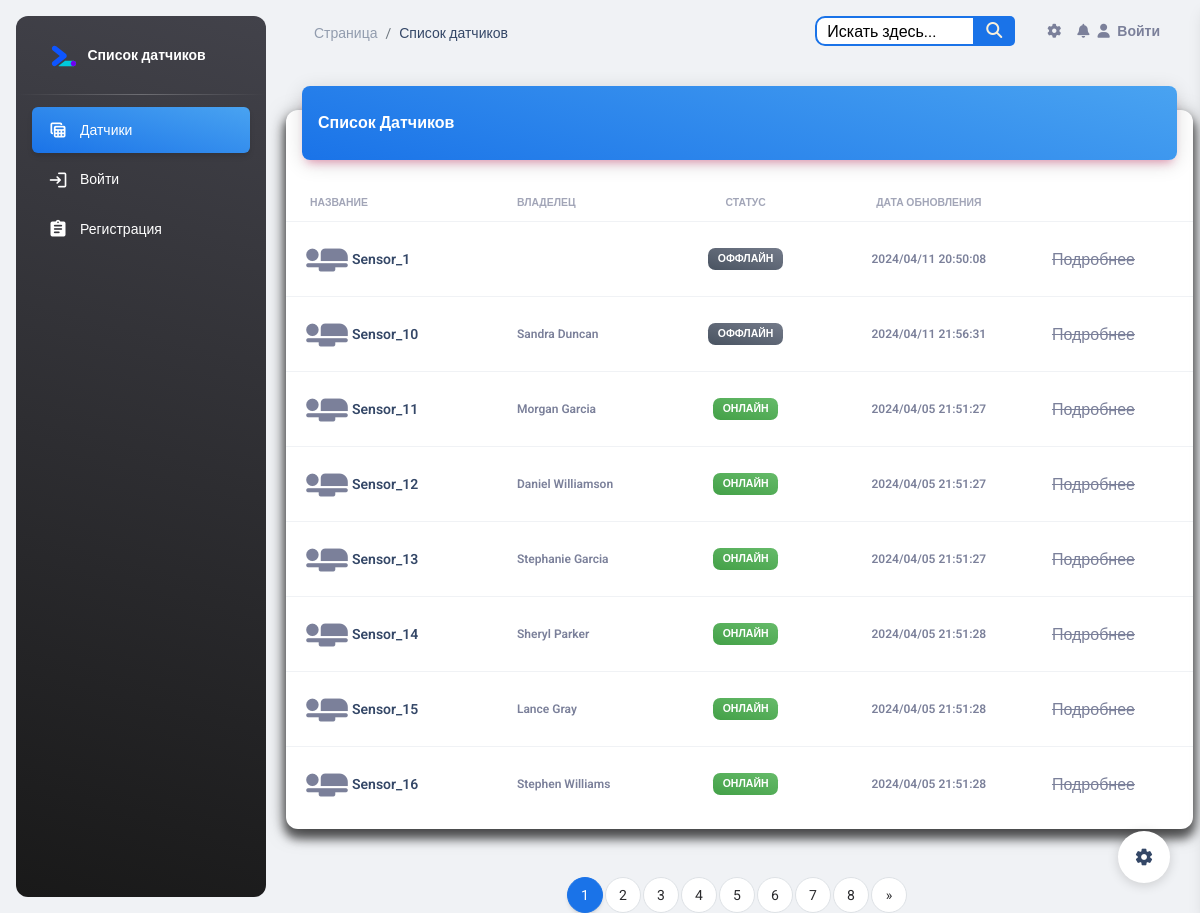
/, run on an earlier commit of the app's database.
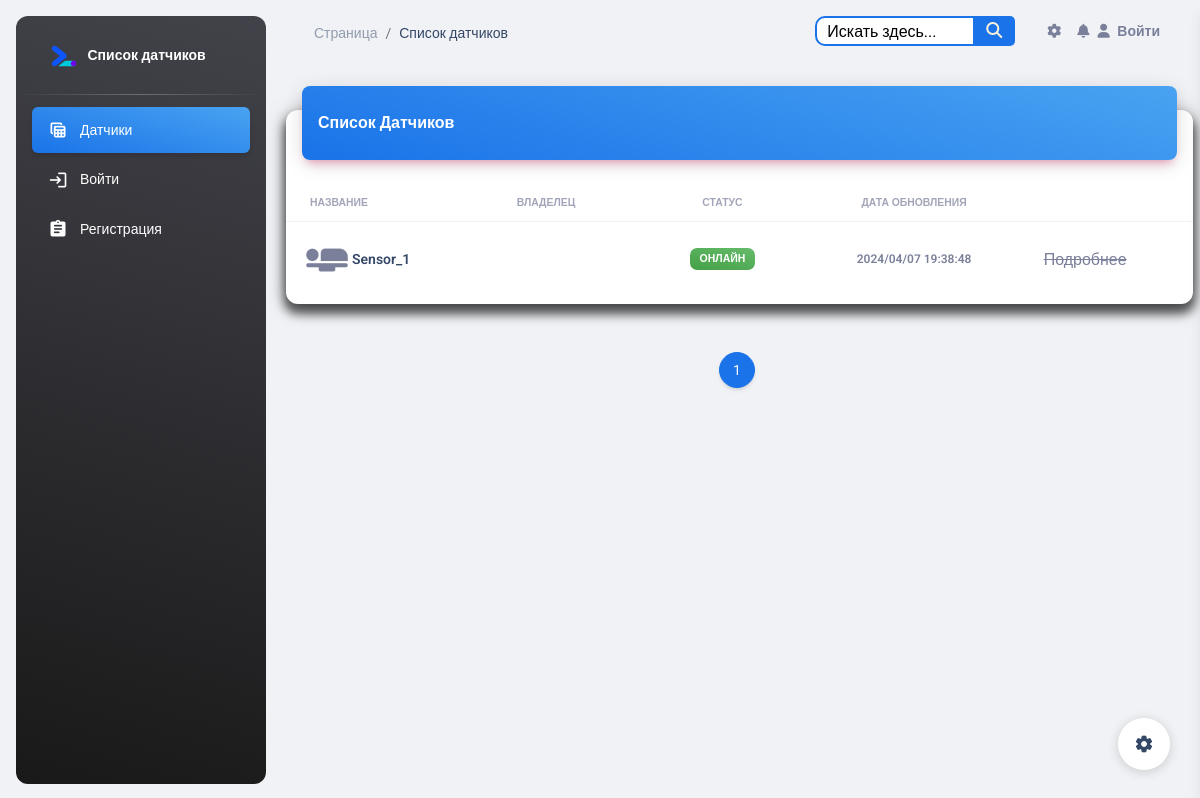
And on a later commit of the database.
### esp_sensor/models.py (models this page shows, shortened)
class Sensor(models.Model):
    id = models.AutoField(primary_key=True)
    name = models.CharField('Имя датчика', max_length=100, unique=True)
    slug = models.SlugField(max_length=255, unique=True, db_index=True, verbose_name="URL")
    description = models.TextField('Описание', blank=True)
    owner = models.CharField("Владелец", max_length=100, blank=True)
    date_added = models.DateTimeField('Дата добавления', auto_now=True)
    country = models.ManyToManyField(Country, blank=True, verbose_name='Страна')
    city = models.ManyToManyField(City, blank=True, verbose_name='Город')
    inclusions = models.IntegerField("Количество включений", default=0)
    power = models.IntegerField(default=0,
                                blank=True,
                                verbose_name='Мощность',
                                validators=[MinValueValidator(0), MaxValueValidator(100)])
    watt = models.IntegerField("Потребление мощности", default=0)
    volt = models.IntegerField("Электрическое напряжение", default=0)
    work = models.BooleanField('Онлайн', default=True)
    blocked = models.BooleanField('Заблокирован', default=False)
    start = models.BooleanField('Старт', default=False)
    temperature = models.FloatField('Температура', default=0)
    fan_speed = models.IntegerField('Скорость кулера', default=0)
    ip_address = models.CharField(max_length=15, blank=True)
    def is_blocked(self):
        return self.blocked
    class Meta:
        verbose_name = 'Датчик'
        verbose_name_plural = 'Датчики'

### esp_sensor/views.py (the view)
# urls.py: path('', SensorListView.as_view(), name='sensor_list'),
class SensorListView(ListView):
    model = Sensor
    template_name = 'sensor/sensor_list.html'
    context_object_name = 'sensors'
    paginate_by = 8
    def get_queryset(self):
        queryset = super().get_queryset()
        queryset = queryset.order_by('name', 'owner', '-blocked', '-date_added')
        return queryset
    def get_context_data(self, **kwargs):
        context = super().get_context_data(**kwargs)
        sensors = context['sensors']
        for sensor in sensors:
            latest_log = sensor.sensorlog_set.last()
            if latest_log:
                sensor.last_updated = latest_log.timestamp
            else:
                sensor.last_updated = sensor.date_added
        return context

### templates/sensor/sensor_list.html (shortened to what this page needs)
{% load static %}
{% include 'base.html' %}
<body class="g-sidenav-show  bg-gray-200">
<aside class="sidenav navbar navbar-vertical navbar-expand-xs border-0 border-radius-xl my-3 fixed-start ms-3   bg-gradient-dark"
       id="sidenav-main">
    <div class="sidenav-header">
        <a class="navbar-brand m-0" href="{% url 'sensor_list' %}">
            <img src="{% static 'img/google-webdev.svg' %}" class="navbar-brand-img h-100" alt="main_logo">
            <span class="ms-1 font-weight-bold text-white">Список датчиков</span>
        </a>
    </div>
    <hr class="horizontal light mt-0 mb-2">
    <div class="collapse navbar-collapse  w-auto " id="sidenav-collapse-main">
        <ul class="navbar-nav">
            <li class="nav-item">
                <a class="nav-link text-white active bg-gradient-info" href="{% url 'sensor_list' %}">
                    <div class="text-white text-center me-2 d-flex align-items-center justify-content-center">
                        <i class="material-icons opacity-10">table_view</i>
                    </div>
                    <span class="nav-link-text ms-1">Датчики</span>
                </a>
            </li>
            {% if user.is_authenticated %}
                <li class="nav-item mt-3">
                    <h6 class="ps-4 ms-2 text-uppercase text-xs text-white font-weight-bolder opacity-8">Страницы
                        аккаунта</h6>
                </li>
                <li class="nav-item">
                    <a class="nav-link text-white " href="{% url 'profiles:profile_detail' user.profile.slug %}">
                        <div class="text-white text-center me-2 d-flex align-items-center justify-content-center">
                            <i class="material-icons opacity-10">person_add</i>
                        </div>
                        <span class="nav-link-text ms-1">Профиль</span>
                        <span class="nav-link-text ms-1">{{ user.username }}</span>
                    </a>
                </li>
                <li class="nav-item">
                    <a class="nav-link text-white " href="{% url 'chats' %}">
                        <div class="text-white text-center me-2 d-flex align-items-center justify-content-center">
                            <i class="material-icons opacity-10">message</i>
                        </div>
                        <span class="nav-link-text ms-1">Сообщения</span>
                    </a>
                </li>
                <li class="nav-item">
                    <a class="nav-link text-white " href='{% url 'logout' %}'>
                        <div class="text-white text-center me-2 d-flex align-items-center justify-content-center">
                            <i class="material-icons opacity-10">login</i>
                        </div>
                        <span class="nav-link-text ms-1">Выйти</span>
                    </a>
                </li>
            {% else %}
                <li class="nav-item">
                    <a class="nav-link text-white " href='{% url 'login' %}'>
                        <div class="text-white text-center me-2 d-flex align-items-center justify-content-center">
                            <i class="material-icons opacity-10">login</i>
                        </div>
                        <span class="nav-link-text ms-1">Войти</span>
                    </a>
                </li>
                <li class="nav-item">
                    <a class="nav-link text-white " href="{% url 'register' %}">
                        <div class="text-white text-center me-2 d-flex align-items-center justify-content-center">
                            <i class="material-icons opacity-10">assignment</i>
                        </div>
                        <span class="nav-link-text ms-1">Регистрация</span>
                    </a>
                </li>
            {% endif %}
        </ul>
    </div>
</aside>
<main class="main-content position-relative max-height-vh-100 h-100 border-radius-lg ">
    <nav class="navbar navbar-main navbar-expand-lg px-0 mx-4 shadow-none border-radius-xl" id="navbarBlur"
         data-scroll="true">
        <div class="container-fluid py-1 px-3">
            <nav aria-label="breadcrumb">
                <ol class="breadcrumb bg-transparent mb-0 pb-0 pt-1 px-0 me-sm-6 me-5">
                    <li class="breadcrumb-item text-sm"><a class="opacity-5 text-dark" href="{% url 'sensor_list' %}">Страница</a>
                    <li class="breadcrumb-item text-sm text-dark active" aria-current="page">Список датчиков</li>
                </ol>
            </nav>
            {% include 'include/navbar.html' %}
        </div>
    </nav>
    <div class="container-fluid py-4">
        <div class="row">
            <div class="col-12">
                <div class="card my-4">
                    <div class="card-header p-0 position-relative mt-n4 mx-3 z-index-2">
                        <div class="bg-gradient-info shadow-primary border-radius-lg pt-4 pb-3">
                            <h6 class="text-white text-capitalize ps-3">Список датчиков</h6>
                        </div>
                    </div>
                    <div class="card-body px-0 pb-2">
                        <div class="table-responsive p-0">
                            <table class="table align-items-center mb-0">
                                <thead>
                                <tr>
                                    <th class="text-uppercase text-secondary text-xxs font-weight-bolder opacity-7">
                                        Название
                                    </th>
                                    <th class="text-uppercase text-secondary text-xxs font-weight-bolder opacity-7 ps-2">
                                        Владелец
                                    </th>
                                    <th class="text-center text-uppercase text-secondary text-xxs font-weight-bolder opacity-7">
                                        Статус
                                    </th>
                                    <th class="text-center text-uppercase text-secondary text-xxs font-weight-bolder opacity-7">
                                        Дата обновления
                                    </th>
                                    <th class="text-secondary opacity-7"></th>
                                </tr>
                                </thead>
                                <tbody>
                                {% for sensor in sensors %}
                                    <tr>
                                        <td>
                                            <div class="d-flex px-2 py-1">
                                                <div>
                                                    <i class="material-icons"
                                                       style="font-size: 50px;">airline_seat_flat</i>
                                                </div>
                                                <div class="d-flex flex-column justify-content-center">
                                                    <a href="{% url 'sensor_detail' sensor.pk %}"
                                                       class="text-secondary font-weight-bold text-xs"
                                                       data-toggle="tooltip" data-original-title="Edit user">
                                                        <h6 class="mb-0 text-sm">{{ sensor.name }}</h6>
                                                    </a>
                                                </div>
                                            </div>
                                        </td>
                                        <td>
                                            <p class="text-xs font-weight-bold mb-0">{{ sensor.owner }}</p>
                                        </td>
                                        <td class="align-middle text-center text-sm">
                                            {% if sensor.is_blocked %}
                                                <span class="badge badge-sm bg-gradient-danger">Заблокирован</span>
                                            {% else %}
                                                {% if sensor.work %}
                                                    <span class="badge badge-sm bg-gradient-success">Онлайн</span>
                                                {% else %}
                                                    <span class="badge badge-sm bg-gradient-secondary">Оффлайн</span>
                                                {% endif %}
                                            {% endif %}
                                        </td>
                                        <td class="align-middle text-center">
                                            <span class="text-secondary text-xs font-weight-bold">{{ sensor.last_updated | date:"Y/m/d H:i:s" }}</span>
                                        </td>
                                        {% if user.is_authenticated %}
                                            <td class="align-middle">
                                                <a href="{% url 'sensor_detail' sensor.pk %}"
                                                   class="text-secondary font-weight-bold text-xs"
                                                   data-toggle="tooltip" data-original-title="Edit user">
                                                    Подробнее
                                                </a>
                                            </td>
                                        {% else %}
                                            <td class="align-middle">
                                                <span style="text-decoration: line-through;">Подробнее</span>
                                            </td>
                                        {% endif %}
                                    </tr>
                                {% endfor %}
                                </tbody>
                            </table>
                        </div>
                    </div>
                </div>
            </div>
        </div>
    </div>
    <div>
        <nav aria-label="Page navigation example">
            <ul class="pagination justify-content-center">
                {% for p in paginator.page_range %}
                    {% if page_obj.number == p %}
                        <li class="page-item active"><span class="page-link" style="color:#ffffff;">{{ p }}</span></li>
                    {% else %}
                        <li class="page-item"><a class="page-link" href="?q={{ query }}&page={{ p }}">{{ p }}</a>
                        </li>
                    {% endif %}
                {% endfor %}
                {% if page_obj.has_next %}
                    <li class="page-item">
                        <a class="page-link" href="?q={{ query }}&page={{ page_obj.paginator.num_pages }}"
                           aria-label="Next">
                            <span aria-hidden="true">&raquo;</span>
                        </a>
                    </li>
                {% endif %}
            </ul>
        </nav>
    </div>
</main>
{% include 'include/setting.html' %}
</body>

### templates/base.html (shortened to what this page needs)
{% load static %}
<head>
    <link href="{% static 'css/nucleo-icons.css' %}" rel="stylesheet"/>
    <link href="{% static 'css/nucleo-svg.css' %}" rel="stylesheet"/>
    <link id="pagestyle" href="{% static 'css/material-dashboard.css' %}" rel="stylesheet"/>
</head>

### templates/include/navbar.html (shortened to what this page needs)
{% load static %}
<div class="collapse navbar-collapse mt-sm-0 mt-2 me-md-0 me-sm-4" id="navbar">
    <div class="ms-md-auto pe-md-3 d-flex align-items-center">
        <div class="d1">
            <form class="custom-form" action="{% url 'search_sensors' %}" method="get">
                <input id="search" type="text" name="q" placeholder="Искать здесь...">
                <button type="submit"></button>
            </form>
        </div>
    </div>
    <ul class="navbar-nav  justify-content-end">
        <li class="nav-item px-3 d-flex align-items-center">
            <a href="javascript:;" class="nav-link text-body p-0">
                <i class="fa fa-cog fixed-plugin-button-nav cursor-pointer"></i>
            </a>
        </li>
        <li class="nav-item dropdown pe-2 d-flex align-items-center">
            <a href="javascript:;" class="nav-link text-body p-0" id="dropdownMenuButton"
               data-bs-toggle="dropdown" aria-expanded="false">
                <i class="fa fa-bell cursor-pointer"></i>
            </a>
        </li>
        {% if user.is_authenticated %}
            <li class="nav-item d-flex align-items-center">
                <a href="{% url 'logout' %}" class="nav-link text-body font-weight-bold px-0">
                    <i class="fa fa-user me-sm-1"></i>
                    <span class="d-sm-inline d-none">Выйти</span>
                </a>
            </li>
        {% else %}
            <li class="nav-item d-flex align-items-center">
                <a href="{% url 'login' %}" class="nav-link text-body font-weight-bold px-0">
                    <i class="fa fa-user me-sm-1"></i>
                    <span class="d-sm-inline d-none">Войти</span>
                </a>
            </li>
        {% endif %}
    </ul>
</div>

### templates/include/setting.html (shortened to what this page needs)
<div class="fixed-plugin">
    <a class="fixed-plugin-button text-dark position-fixed px-3 py-2">
        <i class="material-icons py-2">settings</i>
    </a>
</div>

### templates/include/script.html (shortened to what this page needs)
{% load static %}

### templates/include/navbar.html (style rules this page uses)
.custom-form { position: relative; width: 200px; margin: 0 auto; }
.d1 input { width: 100%; height: 30px; padding-left: 10px; border: 2px solid #1A73E8; border-radius: 10px; outline: none; background: #ffffff; color: #000000; }
.d1 button { position: absolute; top: 0; right: 0px; width: 42px; height: 30px; border: none; background: #1A73E8; border-radius: 0 5px 5px 0; cursor: pointer; }
.d1 button:before { content: "\f002"; font-family: FontAwesome; font-size: 16px; color: #F9F0DA; }
#search::placeholder { color: black; }

What changed in the data, as far as the page shows it:
removed Sensor: name "Sensor_10", owner "Sandra Duncan", blocked "ОФФЛАЙН", last_updated "2024/04/11 21:56:31"
removed Sensor: name "Sensor_11", owner "Morgan Garcia", blocked "ОНЛАЙН", last_updated "2024/04/05 21:51:27"
removed Sensor: name "Sensor_12", owner "Daniel Williamson", blocked "ОНЛАЙН", last_updated "2024/04/05 21:51:27"
removed Sensor: name "Sensor_13", owner "Stephanie Garcia", blocked "ОНЛАЙН", last_updated "2024/04/05 21:51:27"
removed Sensor: name "Sensor_14", owner "Sheryl Parker", blocked "ОНЛАЙН", last_updated "2024/04/05 21:51:28"
removed Sensor: name "Sensor_15", owner "Lance Gray", blocked "ОНЛАЙН", last_updated "2024/04/05 21:51:28"
removed Sensor: name "Sensor_16", owner "Stephen Williams", blocked "ОНЛАЙН", last_updated "2024/04/05 21:51:28"
changed Sensor "Sensor_1": last_updated "2024/04/11 20:50:08" → "2024/04/07 19:38:48"; work "ОФФЛАЙН" → "ОНЛАЙН"
Also different on the page:
list line gone: "2"
list line gone: "3"
list line gone: "4"
list line gone: "5"
list line gone: "6"
list line gone: "7"
list line gone: "8"
